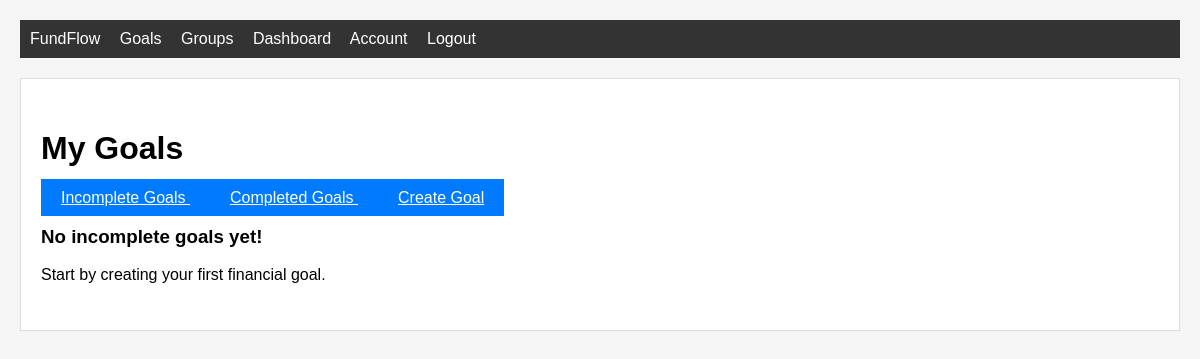
The page /goals (signed in) on the database as committed earlier.
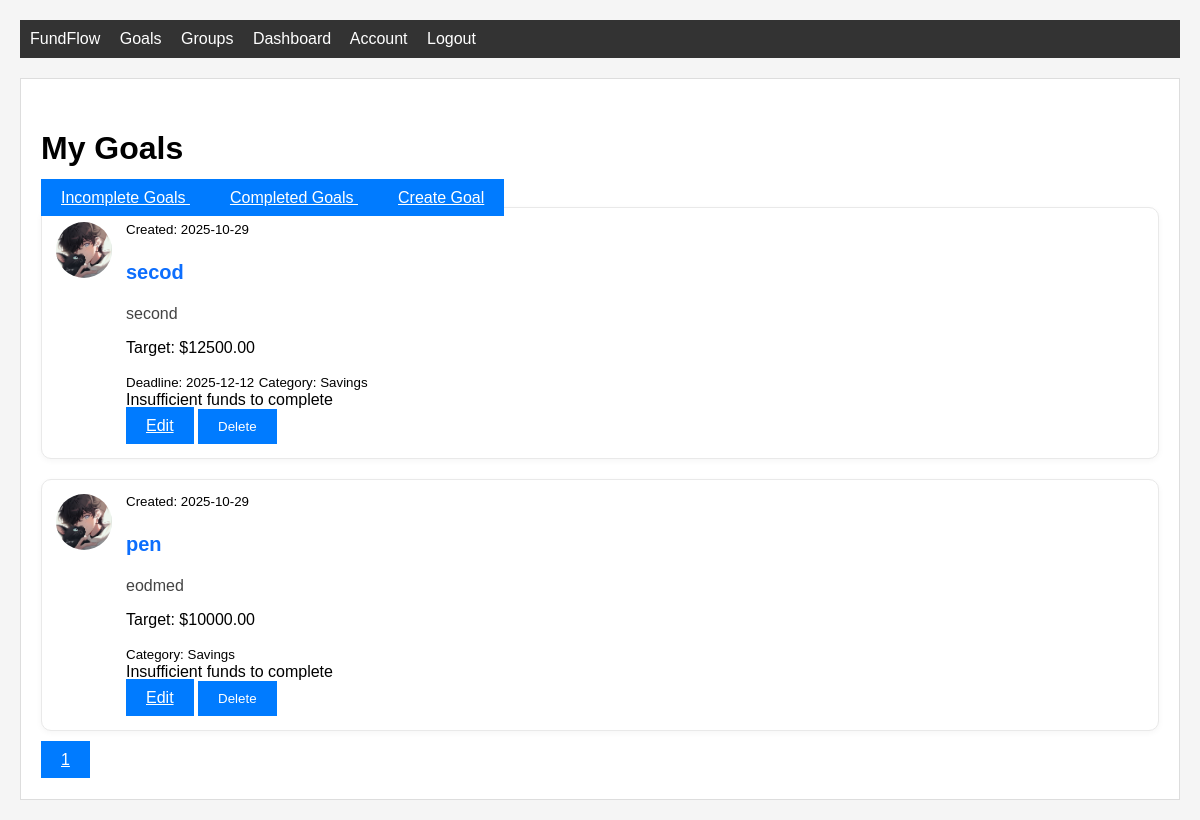
The same page on the database as committed later.
### home/db_models.py (models this page shows, shortened)
class Goal(db.Model):
    id = db.Column(db.Integer, primary_key=True)
    title = db.Column(db.String(100), nullable=False)
    date_time = db.Column(db.DateTime, nullable=False, default=datetime.utcnow)
    description = db.Column(db.Text, nullable=False)
    url = db.Column(db.String(100), nullable=True)
    target_amount = db.Column(db.Float, nullable=False)
    current_amount = db.Column(db.Float, nullable=False, default=0.0)
    deadline = db.Column(db.DateTime, nullable=True)
    category = db.Column(db.String(50), nullable=True, default='savings')
    status = db.Column(db.String(20), nullable=False, default='active')
    user_id = db.Column(db.Integer, db.ForeignKey('user.id'), nullable=False)
    __table_args__ = (
        CheckConstraint('target_amount > 0', name='check_target_amount_positive'),
    )

class User(db.Model, UserMixin):
    id = db.Column(db.Integer, primary_key=True)
    username = db.Column(db.String(20), unique=True, nullable=False)
    email = db.Column(db.String(120), unique=True, nullable=False)
    image_file = db.Column(db.String(20), nullable=False, default='default.jpg')
    password = db.Column(db.String(60), nullable=False)
    goals = db.relationship('Goal', backref='owner', lazy=True)
    savings = db.Column(db.Float, nullable=False, default=0.0)
    group_memberships = db.relationship('GroupMember', backref='user', lazy=True)
    __table_args__ = (
        CheckConstraint('savings >= 0', name='check_savings_non_negative'),
    )

### home/routes.py (the view)
@app.route("/goals")
@login_required
def goals():
    page = request.args.get('page', 1, type=int)
    status_filter = request.args.get('status', 'incomplete')
    if status_filter == 'completed':
        goals = Goal.query.filter_by(user_id=current_user.id, status='completed')\
            .order_by(Goal.date_time.desc()).paginate(page=page, per_page=5)
        analytics = analyse_user(current_user, goals, current_user.savings or 0.0)
        active_tab = 'completed'
    else:
        goals = Goal.query.filter_by(user_id=current_user.id, status='active')\
            .order_by(Goal.date_time.desc()).paginate(page=page, per_page=5)
        analytics = analyse_user(current_user, goals, current_user.savings or 0.0)
        active_tab = 'incomplete'
    return render_template("goals.html", title="My Goals", goals=goals, active_tab=active_tab, analytics=analytics)

### home/analysis.py (called while the page is built)
def _to_dataframe(transactions: Iterable[Dict]) -> Optional["pd.Series"]:
    if pd is None:
        return None
    df = pd.DataFrame(transactions)
    if df.empty:
        return pd.Series(dtype=float)
    if 'date' not in df.columns or 'amount' not in df.columns:
        raise ValueError("transactions must include 'date' and 'amount' keys")
    df['date'] = pd.to_datetime(df['date'])
    daily = df.set_index('date').sort_index()['amount'].resample('D').sum()
    return daily

def estimate_eta(remaining_amount: float, rate_per_day: Optional[float]) -> Optional[date]:
    if rate_per_day is None or rate_per_day <= 0:
        return None
    days_needed = remaining_amount / rate_per_day
    days_whole = int(days_needed) if days_needed.is_integer() else int(days_needed) + 1
    return date.today() + timedelta(days=days_whole)

def rate_breakdown(rate_per_day: Optional[float]) -> Dict[str, Optional[float]]:
    if rate_per_day is None:
        return {"per_day": None, "per_week": None, "per_month": None}
    return {
        "per_day": rate_per_day,
        "per_week": rate_per_day * 7.0,
        "per_month": rate_per_day * 30.0,
    }

def required_rate(remaining_amount: float, days: int) -> Optional[float]:
    if days <= 0:
        return None
    return remaining_amount / float(days)

def user_transactions_as_movements(user: User) -> List[Dict]:
    q = SavingChanges.query.filter_by(user_id=user.id)
    movements: List[Dict] = []
    for sc in q.order_by(SavingChanges.date_time.asc()).all():
        movements.append({
            "date": sc.date_time,
            "amount": float(sc.amount),
            "id": sc.id
        })
    return movements

### home/db_models.py (called while the page is built)
@login_manager.user_loader
def load_user(user_id):
    return User.query.get(int(user_id))

### home/templates/goals.html (shortened to what this page needs)
{% extends "layout.html" %}
{% block content %}
<div class="content-section">
    <div class="d-flex justify-content-between align-items-start mb-4">
        <div>
            <h1 class="mb-0">My Goals</h1>
            <div class="btn-group mt-2" role="group" aria-label="Goal status tabs">
                <a href="{{ url_for('goals', status='incomplete') }}"
                   class="btn {% if active_tab == 'incomplete' %}btn-primary{% else %}btn-outline-primary{% endif %}">
                    Incomplete Goals
                </a>
                <a href="{{ url_for('goals', status='completed') }}"
                   class="btn {% if active_tab == 'completed' %}btn-primary{% else %}btn-outline-primary{% endif %}">
                    Completed Goals
                </a>
                <a href="{{ url_for('new_goal') }}" class="btn btn-primary">Create Goal</a>
            </div>
        </div>
    </div>
    {% if goals.items %}
        {% for goal in goals.items %}
            <article class="media content-section {% if goal.status == 'completed' %}border-success bg-light{% endif %}">
                <img class="profile-img-small" src="{{ url_for('static', filename='profile_pics/' + goal.owner.image_file) }}">
                <div class="media-body">
                    <div class="article-metadata">
                        <small class="text-muted">Created: {{ goal.date_time.strftime('%Y-%m-%d') }}</small>
                    </div>
                    <h2><a class="article-title" href="{{ url_for('goal', goal_id=goal.id) }}">{{ goal.title }}</a></h2>
                    <p class="article-content">{{ goal.description }}</p>
                    <div class="mt-1">
                        <p class="text-muted">Target: ${{ '%.2f'|format(goal.target_amount) }}</p>
                        {% if goal.deadline %}
                            <small class="text-muted ml-3">Deadline: {{ goal.deadline.strftime('%Y-%m-%d') }}</small>
                        {% endif %}
                        {% if goal.category %}
                            <small class="text-muted ml-3">Category: {{ goal.category.title() }}</small>
                        {% endif %}
                    </div>
                    <div class="mt-3">
                        {% if goal.status != 'completed' and current_user.savings >= goal.target_amount %}
                            <form method="POST" action="{{ url_for('complete_goal', goal_id=goal.id) }}" style="display: inline;">
                                <button type="submit" class="btn btn-success btn-sm">Complete & Spend ${{ '%.2f'|format(goal.target_amount) }}</button>
                            </form>
                        {% elif goal.status == 'completed' %}
                            <span class="text-success fw-bold">✓ Goal completed on {{ goal.date_time.strftime('%Y-%m-%d') }}</span>
                        {% elif current_user.savings < goal.target_amount %}
                            <span class="text-warning">Insufficient funds to complete</span>
                        {% endif %}
                        <div class="d-flex gap-2 flex-wrap mt-2 mb-2">
                            <a class="btn btn-secondary btn-sm" href="{{ url_for('update_goal', goal_id=goal.id) }}">Edit</a>
                            <form method="POST" action="{{ url_for('delete_goal', goal_id=goal.id) }}" style="display: inline;">
                                <button type="submit" class="btn btn-danger btn-sm" onclick="return confirm('Are you sure you want to delete this goal?')">Delete</button>
                            </form>
                        </div>
                    </div>
                </div>
            </article>
        {% endfor %}
        <div class="text-center my-4">
        {% for page_num in goals.iter_pages(left_edge=1, right_edge=1, left_current=1, right_current=2) %}
            {% if page_num %}
                {% if goals.page == page_num %}
                    <a class="btn btn-info mx-1" href="{{ url_for('goals', status=active_tab, page=page_num) }}">{{ page_num }}</a>
                {% else %}
                    <a class="btn btn-outline-info mx-1" href="{{ url_for('goals', status=active_tab, page=page_num) }}">{{ page_num }}</a>
                {% endif %}
            {% else %}
                <span class="mx-2">&hellip;</span>
            {% endif %}
        {% endfor %}
        </div>
    {% else %}
        <div class="text-center py-5">
            {% if active_tab == 'incomplete' %}
                <h3>No incomplete goals yet!</h3>
                <p class="text-muted">Start by creating your first financial goal.</p>
            {% else %}
                <h3>No completed goals yet!</h3>
                <p class="text-muted">Complete some goals to see them here.</p>
                <a href="{{ url_for('goals', status='incomplete') }}" class="btn btn-primary">View Incomplete Goals</a>
            {% endif %}
        </div>
    {% endif %}
</div>
{% endblock %}

### home/templates/layout.html (shortened to what this page needs)
<!DOCTYPE html>
<html>
<head>
    <link rel="stylesheet" type="text/css" href="{{ url_for('static', filename='main.css') }}">
</head>
<body class="{{ session.get('theme', 'light') }}-theme">
    <div class="container">
        <nav class="navbar">
            <a href="/">FundFlow</a>
            {% if current_user.is_authenticated %}
                <a href="/goals">Goals</a>
                <a href="/groups">Groups</a>
                <a href="/dashboard">Dashboard</a>
                <a href="/account">Account</a>
                <a href="/logout">Logout</a>
            {% else %}
                <a href="/login">Login</a>
                <a href="/register">Register</a>
            {% endif %}
        </nav>
        <main class="content">
            {% block content %}{% endblock %}
        </main>
    </div>
</body>
</html>

### home/static/main.css (style rules this page uses)
body { font-family: Arial, sans-serif; margin: 20px; background-color: #f5f5f5; transition: background-color 0.3s ease, color 0.3s ease; }
body.light-theme { background-color: #f5f5f5; color: #000000; }
body.light-theme .content { background-color: white; border: 1px solid #ddd; }
body.light-theme .navbar { background-color: #333; color: white; }
.container { max-width: 1200px; margin: 0 auto; }
.navbar { background-color: #333; color: white; padding: 10px; margin-bottom: 20px; }
.navbar a { color: white; text-decoration: none; margin-right: 15px; }
.content { background-color: white; padding: 20px; border: 1px solid #ddd; transition: background-color 0.3s ease, border-color 0.3s ease; }
.btn { padding: 10px 20px; background-color: #007bff; color: white; border: none; cursor: pointer; }
.profile-img-small { height: 32px; width: 32px; border-radius: 50%; margin-right: 8px; vertical-align: middle; }
.media { display: flex; align-items: center; margin-bottom: 20px; }
.media-body { flex: 1; }
.content-section { padding: 10px 0; }
article.media.content-section { background: #ffffff; border-radius: 10px; padding: 14px; box-shadow: 0 2px 6px rgba(0,0,0,0.04); border: 1px solid #e9e9e9; align-items: flex-start; }
article.media.content-section + article.media.content-section { margin-top: 12px; }
article.media.content-section .profile-img-small { height: 56px; width: 56px; margin-right: 14px; }
.article-metadata { margin-bottom: 6px; display: flex; gap: 8px; align-items: center; }
.article-title { font-size: 1.25rem; font-weight: 700; color: #0d6efd; text-decoration: none; }
.article-content { color: #444; margin-top: 6px; margin-bottom: 8px; }

Rows that differ between the two databases and show on the page:
added Goal: image_file (placeholder picture), date_time "2025-10-29", title "secod", description "second", target_amount "12500.00", deadline "2025-12-12", category "Savings", status "Insufficient funds to complete"
added Goal: image_file (placeholder picture), date_time "2025-10-29", title "pen", description "eodmed", target_amount "10000.00", category "Savings", status "Insufficient funds to complete"
Other text that changed with them:
new list line: "1"
text no longer shown: "No incomplete goals yet! Start by creating your first financial goal."
